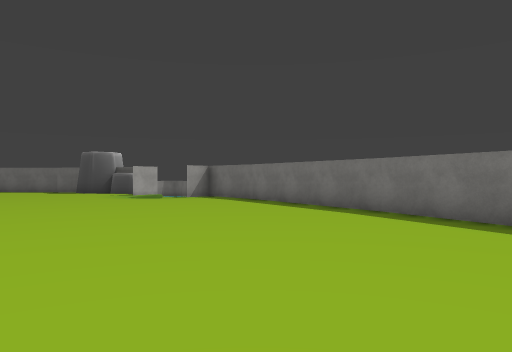
View 1 (above)

16 first-person views from a walk through a Unity game level. The camera is 1.5 m above the floor, looks level and sees 70° across. The floor is counted in squares, 2 m on a side. Each view is taken from the middle of a square. On the plan, view 1 faces up. The plan holds only what a view shows up to about 11 squares ahead; the rest is blank. The place goes on beyond the plan. The player is left out. Some surface patterns are stand-ins.

View 2
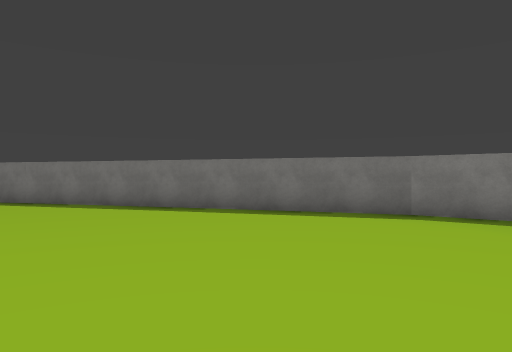

View 3
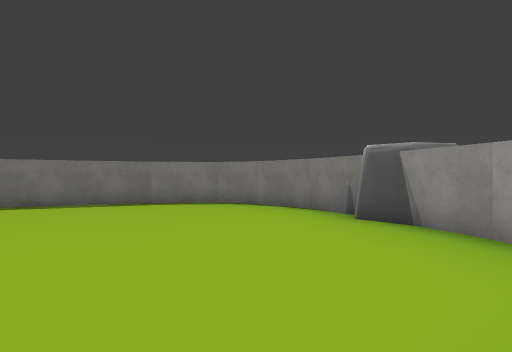

View 4
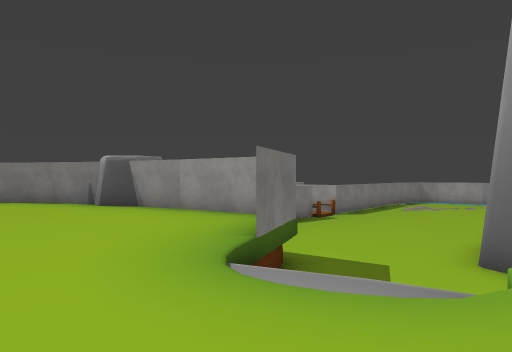

View 5
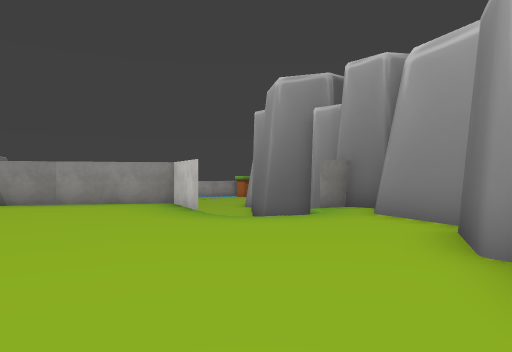

View 6
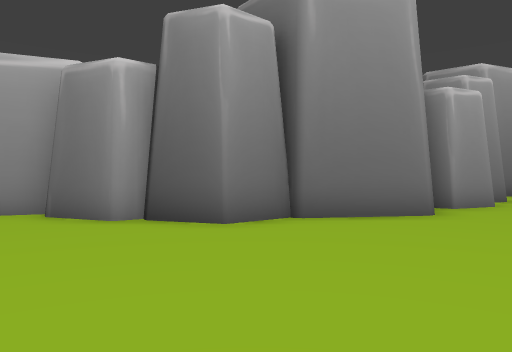

View 7
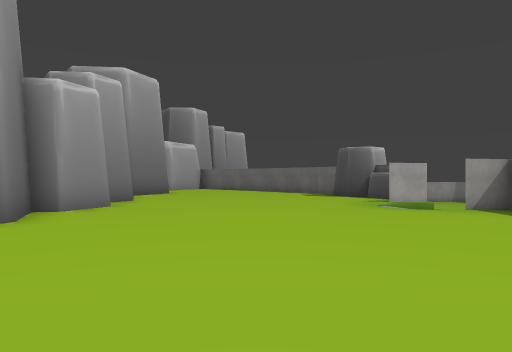

View 8
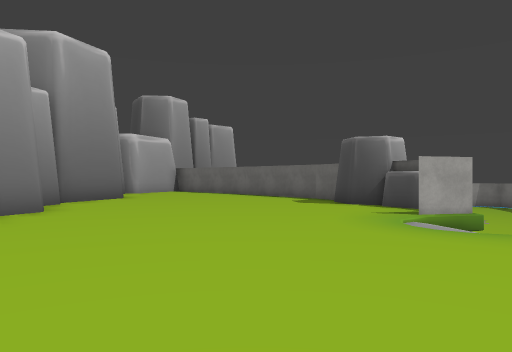

View 9
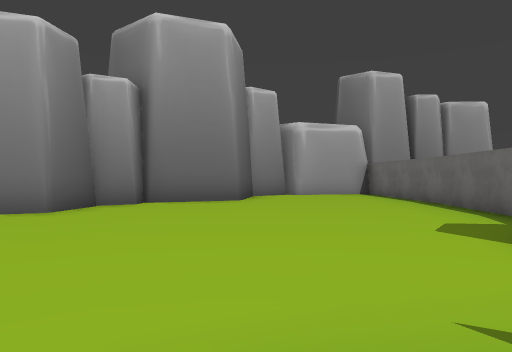

View 10
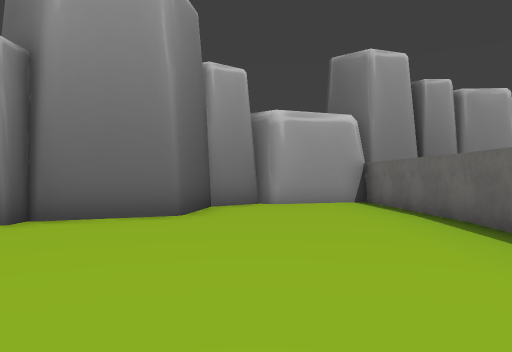

View 11
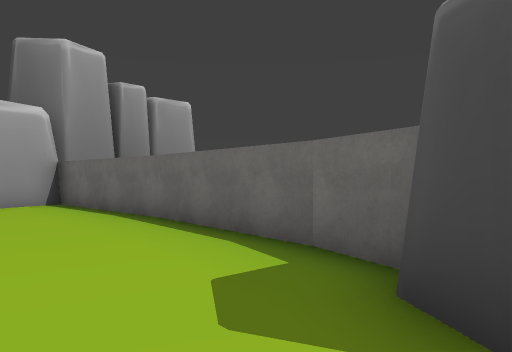

View 12
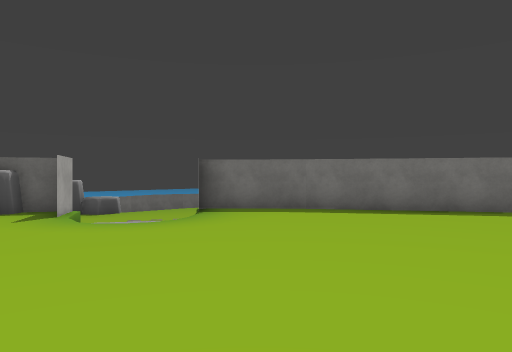

View 13
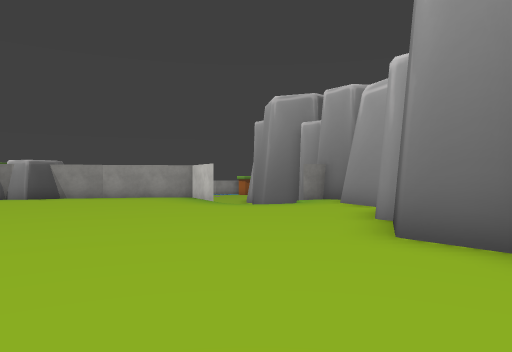

View 14
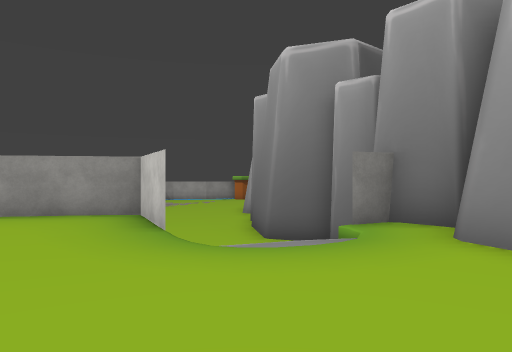

View 15
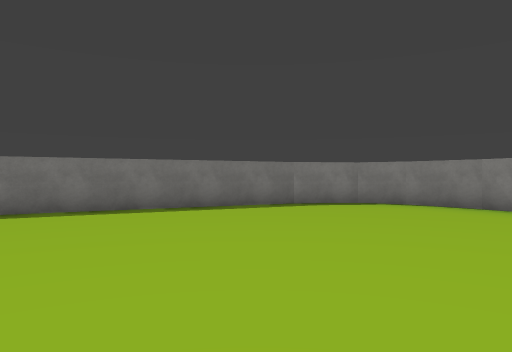

View 16
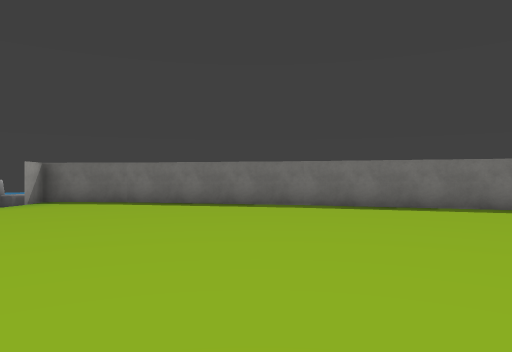

### Floor plan
Key: @ floor where view 1 was taken; # wall or solid block; x gap in a wall; . floor; / step, stairs or slope; = window, fence, low wall or low ledge; v drop or lower ground.
Columns run from 18 left of view 1 to 8 right of it. Each row starts with its distance up from view 1.
 20              vv
 19              vv
 18  =#####=#
 17 #........###
 16 #..........###v
 15 ##...........#x
 14  #...........// #v
 13  ##...........//.#v
 12   ###.............#
 11     #..............#
 10     ##..............#
  9      ###............#
  8        ###...........#
  7          #...........#
  6          ##...........#
  5           ##...........#
  4            #...........#
  3            #............#
  2            ##...........#
  1            ##............=
  0            #......@......#
 -1            #..............=
 -2            #..............#
 -3            #..............#
 -4            #.//..........#
 -5            #.///........#
 -6            ##/ #.....###
 -7             # vv#.v###
 -8             #vvvv#
 -9             ##vvvvv
-10              ##vvvv

Where each view was taken, in squares from view 1:
view 1: 0 up, 0 right, facing up
view 2: 4 down, 0 right, facing up-right
view 3: 4 down, 3 left, facing right
view 4: 2 down, 6 left, facing down-right
view 5: 3 up, 4 left, facing down
view 6: 2 up, 0 right, facing left
view 7: 4 up, 0 right, facing up-left
view 8: 7 up, 2 left, facing up-left
view 9: 13 up, 4 left, facing left
view 10: 14 up, 7 left, facing left
view 11: 14 up, 7 left, facing up-left
view 12: 7 up, 7 left, facing up-right
view 13: 6 up, 4 left, facing down
view 14: 0 up, 4 left, facing down
view 15: 0 up, 3 left, facing right
view 16: 2 up, 5 left, facing up-right
